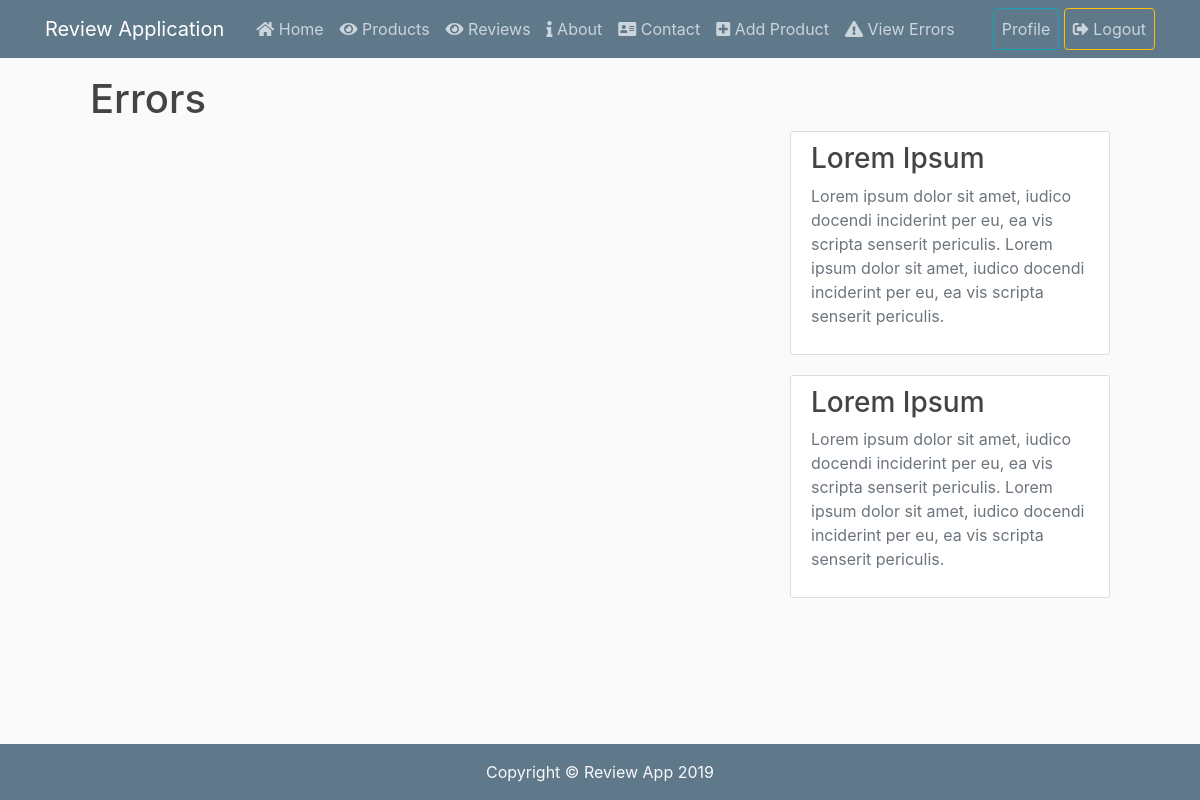
Before: /error/ (signed in) with the older database file.
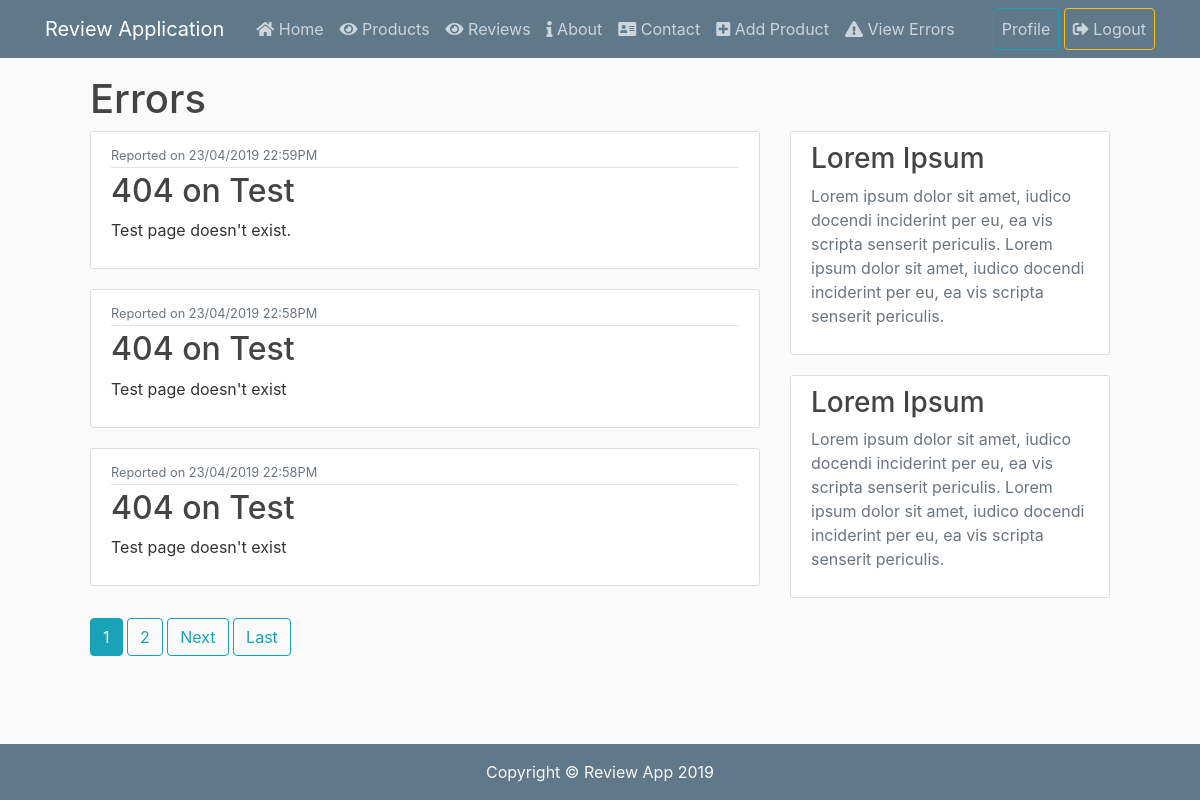
After: the same page with the newer database file.
### reviewApp/models.py (models this page shows, shortened)
class Error(models.Model):
	type = models.CharField(max_length=50)
	page = models.CharField(max_length=100)
	description = models.TextField()
	reportdate = models.DateTimeField(auto_now_add=True)

### reviewApp/views.py (the view)
# urls.py: path('error/', ErrorListView.as_view(), name='reviewApp-error'),
class ErrorListView(LoginRequiredMixin, UserPassesTestMixin, ListView):
	model = Error
	template_name = 'reviewApp/error.html'
	context_object_name = 'errors'
	ordering = ['-reportdate']
	paginate_by = 3
	def test_func(self):
		if self.request.user.is_superuser:
			return True
		return False

### reviewApp/templates/reviewApp/error.html (shortened to what this page needs)
{% extends "reviewApp/base.html" %}
{% block content %}
	<h1>Errors</h1>
	<div class="row">
		<div class="col-md-8">
		{% for error in errors %}
			<article class="media content-section" style="max-height: 170px;">
			  <div class="media-body">
			    <div class="article-metadata">
			      <small class="text-muted">Reported on {{ error.reportdate|date:"d/m/Y H:iA" }}</small>
			    </div>
			    <h2>{{ error.type }} on {{ error.page }}</h2>
		    	<p class="article-content">{{ error.description }}</p>
			  </div>
			</article>
		{% endfor %}
		</div>
		<div class="col-md-4">
			<div class="content-section">
				<h3>Lorem Ipsum</h3>
				<p class='text-muted'>
					Lorem ipsum dolor sit amet, iudico docendi inciderint per eu, ea vis scripta senserit periculis. Lorem ipsum dolor sit amet, iudico docendi inciderint per eu, ea vis scripta senserit periculis.
				</p>
			</div>
			<div class="content-section">
				<h3>Lorem Ipsum</h3>
				<p class='text-muted'>
					Lorem ipsum dolor sit amet, iudico docendi inciderint per eu, ea vis scripta senserit periculis. Lorem ipsum dolor sit amet, iudico docendi inciderint per eu, ea vis scripta senserit periculis.
			</div>
		</div>
	</div>
	{% if is_paginated %}
		{% for num in page_obj.paginator.page_range %}
			{% if page_obj.number == num %}
				<a class="btn btn-info mb-4" href="?page={{ num }}">{{ num }} </a>
			{% elif num > page_obj.number|add:'-3' and num < page_obj.number|add:'3' %}
				<a class="btn btn-outline-info mb-4" href="?page={{ num }}">{{ num }}</a>
			{% endif %}
		{% endfor %}
		{% if page_obj.has_next %}
			<a class="btn btn-outline-info mb-4" href="?page={{ page_obj.next_page_number }}">Next</a>
			<a class="btn btn-outline-info mb-4" href="?page={{ page_obj.paginator.num_pages }}">Last</a>
		{% endif %}
	{% endif %}
{% endblock content %}

Changed rows visible on the page:
added Error: reportdate "23/04/2019 22:59PM", type "404", page "Test", description "Test page doesn't exist."
added Error: reportdate "23/04/2019 22:58PM", type "404", page "Test", description "Test page doesn't exist"
added Error: reportdate "23/04/2019 22:58PM", type "404", page "Test", description "Test page doesn't exist"
Other visible differences:
new list line: "1"
new list line: "2"
text now shown: "Next Last"
